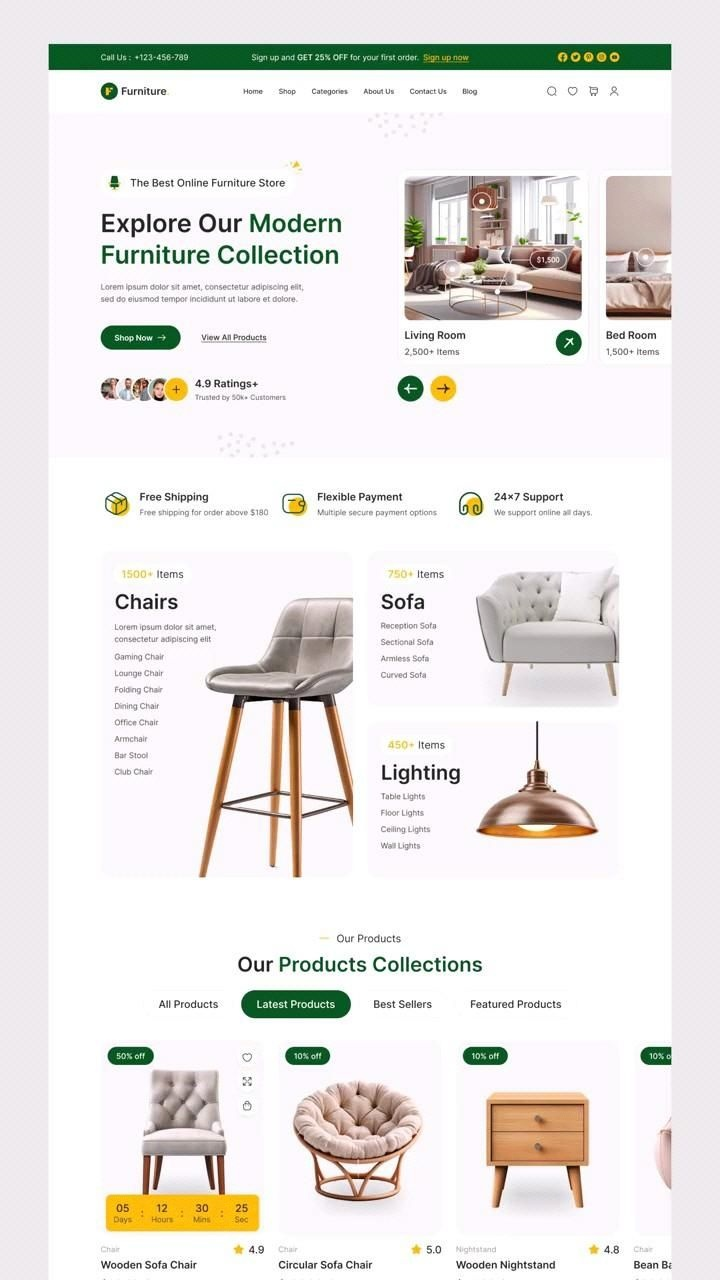
#> input picture e-commerce vid_hsv.jpg, 720 x 1280 px
$ python Task1.py
#> lines starting #> are read from the running program, lines starting #| are printed output that depends on the picture
#> the answer given: ../../e-commerce vid_hsv.jpg
import cv2
import matplotlib.pyplot as plt
from PIL import Image
import numpy as np
import os
import tkinter as tk
from tkinter import filedialog

def load_and_convert_image(image_path):
#> called with image_path = '../../e-commerce vid_hsv.jpg'
    if not os.path.exists(image_path):
        print(f"Error: Image file '{image_path}' not found!")
        return

    try:
        print("Loading image with OpenCV...")
        original_img = cv2.imread(image_path)
#> original_img is the input picture: shape (1280, 720, 3); mean B, G, R 228.7, 230.6, 233.7

        if original_img is None:
            print(f"Error: Could not load image '{image_path}'. Check if it's a valid image file.")
            return

        original_img_rgb = cv2.cvtColor(original_img, cv2.COLOR_BGR2RGB)
        grayscale_img = cv2.cvtColor(original_img, cv2.COLOR_BGR2GRAY)
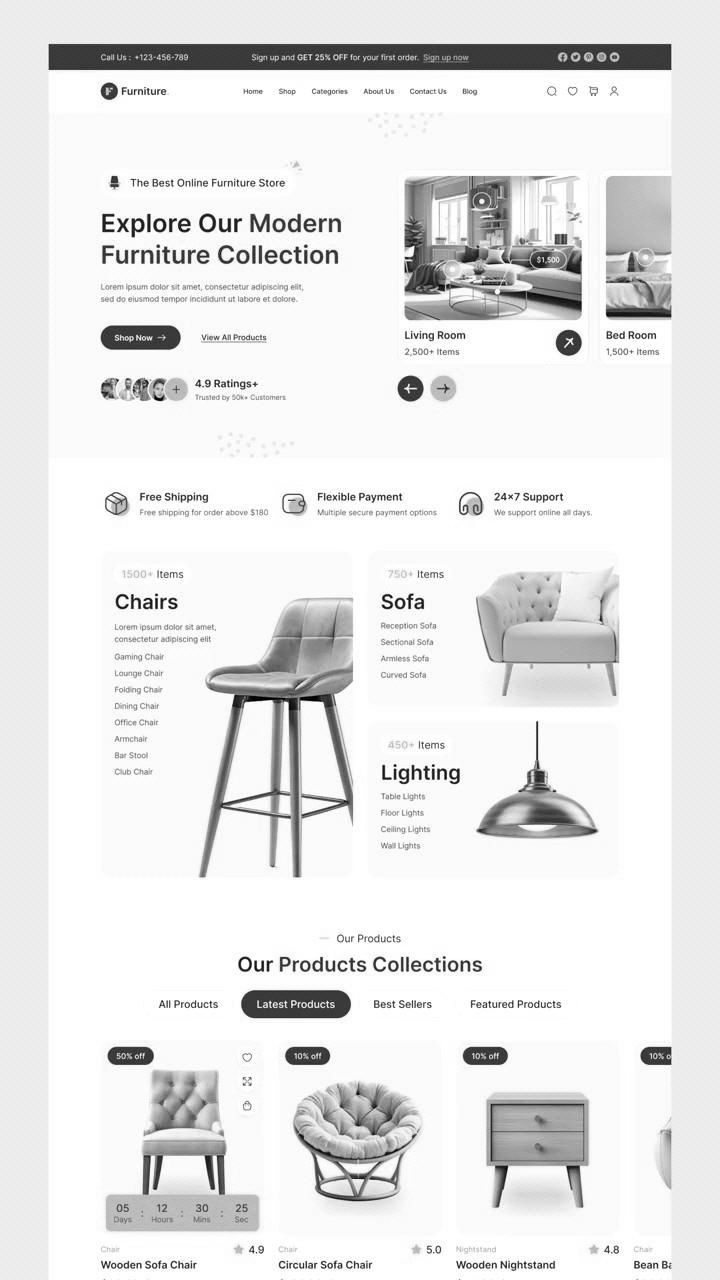
#> grayscale_img: shape (1280, 720); min 0, max 255, mean 231.3

        plt.figure(figsize=(12, 5))
        plt.subplot(1, 2, 1)
        plt.imshow(original_img_rgb)
        plt.title('Original Image')
        plt.axis('off')

        plt.subplot(1, 2, 2)
        plt.imshow(grayscale_img, cmap='gray')
        plt.title('Grayscale Image')
        plt.axis('off')

        plt.tight_layout()
        plt.show()
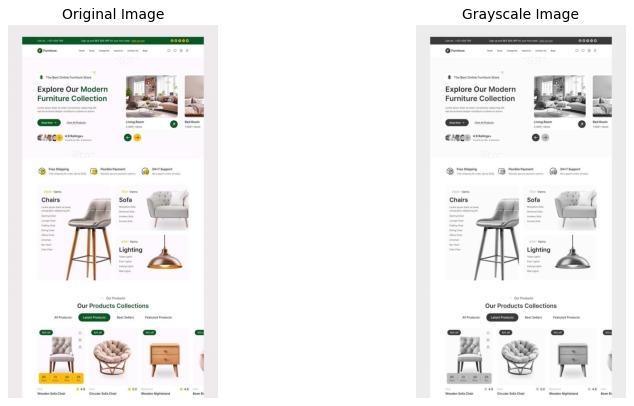
#> figure drawn by matplotlib, 2 panels

        output_path = 'photo_gray.jpg'
        cv2.imwrite(output_path, grayscale_img)
        print(f"Grayscale image saved as '{output_path}'")

        print(f"\nImage Information:")
        print(f"Original image shape: {original_img_rgb.shape}")
#| Original image shape: (1280, 720, 3)
        print(f"Grayscale image shape: {grayscale_img.shape}")
#| Grayscale image shape: (1280, 720)

    except Exception as e:
        print(f"An error occurred: {e}")

def alternative_pil_method(image_path):
#> called with image_path = '../../e-commerce vid_hsv.jpg'
    if not os.path.exists(image_path):
        print(f"Error: Image file '{image_path}' not found!")
        return

    try:
        print("\nAlternative method using PIL...")
        original_img = Image.open(image_path)
        grayscale_img = original_img.convert('L')

        plt.figure(figsize=(12, 5))
        plt.subplot(1, 2, 1)
        plt.imshow(original_img)
        plt.title('Original Image (PIL)')
        plt.axis('off')

        plt.subplot(1, 2, 2)
        plt.imshow(grayscale_img, cmap='gray')
        plt.title('Grayscale Image (PIL)')
        plt.axis('off')

        plt.tight_layout()
        plt.show()

        output_path = 'photo_gray_pil.jpg'
        grayscale_img.save(output_path)
        print(f"Grayscale image saved as '{output_path}' using PIL")

    except Exception as e:
        print(f"An error occurred with PIL method: {e}")

def manual_grayscale_conversion(image_path):
#> called with image_path = '../../e-commerce vid_hsv.jpg'
    if not os.path.exists(image_path):
        print(f"Error: Image file '{image_path}' not found!")
        return

    try:
        print("\nManual grayscale conversion method...")
        original_img = cv2.imread(image_path)
        original_img_rgb = cv2.cvtColor(original_img, cv2.COLOR_BGR2RGB)

        grayscale_manual = np.dot(original_img_rgb[...,:3], [0.299, 0.587, 0.114])
        grayscale_manual = grayscale_manual.astype(np.uint8)

        plt.figure(figsize=(15, 5))
        plt.subplot(1, 3, 1)
        plt.imshow(original_img_rgb)
        plt.title('Original Image')
        plt.axis('off')

        grayscale_cv2 = cv2.cvtColor(original_img, cv2.COLOR_BGR2GRAY)
        plt.subplot(1, 3, 2)
        plt.imshow(grayscale_cv2, cmap='gray')
        plt.title('OpenCV Grayscale')
        plt.axis('off')

        plt.subplot(1, 3, 3)
        plt.imshow(grayscale_manual, cmap='gray')
        plt.title('Manual Grayscale')
        plt.axis('off')

        plt.tight_layout()
        plt.show()
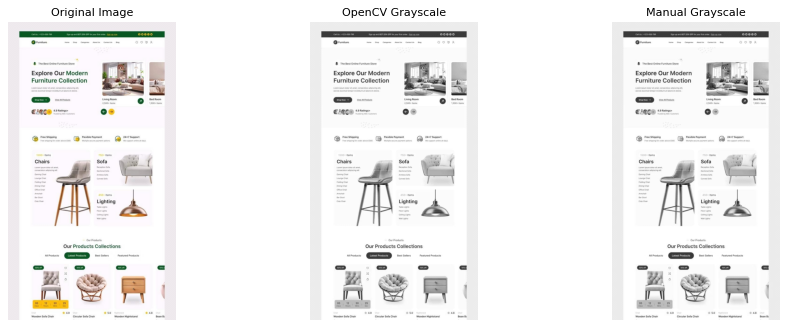
#> figure drawn by matplotlib, 3 panels

        cv2.imwrite('photo_gray_manual.jpg', grayscale_manual)
        print("Manual grayscale image saved as 'photo_gray_manual.jpg'")

    except Exception as e:
        print(f"An error occurred with manual method: {e}")

def upload_image():
    root = tk.Tk()
    root.withdraw()  # Hide the root window
    image_path = filedialog.askopenfilename(title="Select an Image", filetypes=[("Image Files", "*.jpg;*.jpeg;*.png;*.bmp")])

    if image_path:
        load_and_convert_image(image_path)
        alternative_pil_method(image_path)
        manual_grayscale_conversion(image_path)
    else:
        print("No image selected.")

if __name__ == "__main__":
    print("Image Grayscale Conversion Script")
    print("=" * 40)
    upload_image()
